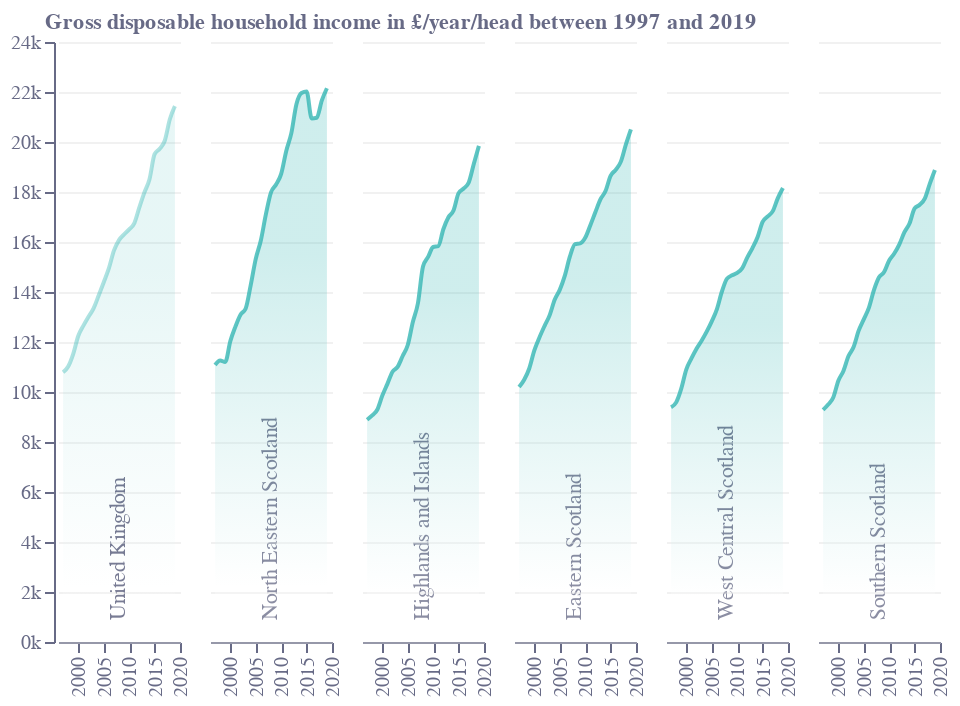

The notebook cell this image was saved under:
### Code cell
base = (
    alt.Chart(f4)
    .encode(
        x=alt.X(
            "year:Q",
            sort=[],
            axis=alt.Axis(
                grid=False,
                titleAlign="center",
                titleAnchor="middle",
                title="",
                format=".0f",
                titleY=-15,
                titleX=207,
                labelColor=colors["eco-gray"],
                titleColor=colors["eco-gray"],
                tickColor=colors["eco-gray"],
                domainColor=colors["eco-gray"],
                tickCount=4,
                orient="bottom",
                labelAngle=270,
            ),
        ),
        tooltip="tooltip:N",
    )
    .transform_calculate(
        tooltip="datum.region+' | '+datum.year+' | '+datum.gdhi_per_head+ ' £/year/head'"
    )
)
line = (
    base.mark_area(
        interpolate="monotone",
        fillOpacity=0.3,
        line={"color": colors["eco-turquiose"]},
        color=alt.Gradient(
            gradient="linear",
            stops=[
                alt.GradientStop(color=colors["eco-turquiose"], offset=0.7),
                alt.GradientStop(color="white", offset=0.1),
            ],
            x1=1,
            x2=1,
            y1=1,
            y2=0,
        ),
    )
    .encode(
        y=alt.Y(
            "gdhi_per_head:Q",
            sort=[],
            axis=alt.Axis(
                grid=True,
                gridOpacity=0.4,
                title="Gross disposable household income in £/year/head between 1997 and 2019",
                titleX=-5,
                titleY=-5,
                titleBaseline="bottom",
                titleAngle=0,
                format="s",
                titleAlign="left",
                labelColor=colors["eco-gray"],
                titleColor=colors["eco-gray"],
                tickColor=colors["eco-gray"],
                domainColor=colors["eco-gray"],
            ),
        ),
        opacity=alt.Opacity("x:Q", scale=alt.Scale(domain=[0, 1]), legend=None),
        column=alt.Column(
            "region:N",
            sort=[],
            spacing=11,
            header=alt.Header(
                labelAngle=270,
                labelPadding=-38,
                labelAlign="left",
                labelColor=colors["eco-gray"],
                labelFontSize=11,
                title="",
                labelOrient="bottom",
            ),
        ),
    )
    .transform_calculate(x="datum.itl=='UK'?0.2:1")
)
layer1 = (
    ((line).properties(height=300, width=61))
    .configure_view(stroke=None)
    .properties(title="")
)
layer1.save("visualisation/" + f + ".json")
layer1.save("visualisation/" + f + ".png")
open("README.md", "a").write(readme)
layer1

### Figure 1 — Vega-Lite specification as saved in the notebook (floating-point values rounded to 4 significant figures; data arrays with more than 128 entries replaced by an {"elided": "..."} marker saying what was removed)
{"config": {"view": {"continuousWidth": 400, "continuousHeight": 300, "stroke": null}}, "data": {"name": "data-4d3b11e2c00e41c70ae03a733e4941a7"}, "mark": {"type": "area", "color": {"gradient": "linear", "stops": [{"color": "#36B7B4", "offset": 0.7}, {"color": "white", "offset": 0.1}], "x1": 1, "x2": 1, "y1": 1, "y2": 0}, "fillOpacity": 0.3, "interpolate": "monotone", "line": {"color": "#36B7B4"}}, "encoding": {"column": {"type": "nominal", "field": "region", "header": {"labelAlign": "left", "labelAngle": 270, "labelColor": "#676A86", "labelFontSize": 11, "labelOrient": "bottom", "labelPadding": -38, "title": ""}, "sort": [], "spacing": 11}, "opacity": {"type": "quantitative", "field": "x", "legend": null, "scale": {"domain": [0, 1]}}, "tooltip": {"type": "nominal", "field": "tooltip"}, "x": {"type": "quantitative", "axis": {"domainColor": "#676A86", "format": ".0f", "grid": false, "labelAngle": 270, "labelColor": "#676A86", "orient": "bottom", "tickColor": "#676A86", "tickCount": 4, "title": "", "titleAlign": "center", "titleAnchor": "middle", "titleColor": "#676A86", "titleX": 207, "titleY": -15}, "field": "year", "sort": []}, "y": {"type": "quantitative", "axis": {"domainColor": "#676A86", "format": "s", "grid": true, "gridOpacity": 0.4, "labelColor": "#676A86", "tickColor": "#676A86", "title": "Gross disposable household income in £/year/head between 1997 and 2019", "titleAlign": "left", "titleAngle": 0, "titleBaseline": "bottom", "titleColor": "#676A86", "titleX": -5, "titleY": -5}, "field": "gdhi_per_head", "sort": []}}, "height": 300, "title": "", "transform": [{"calculate": "datum.region+' | '+datum.year+' | '+datum.gdhi_per_head+ ' £/year/head'", "as": "tooltip"}, {"calculate": "datum.itl=='UK'?0.2:1", "as": "x"}], "width": 61, "$schema": "https://vega.github.io/schema/vega-lite/v4.8.1.json", "datasets": {"data-4d3b11e2c00e41c70ae03a733e4941a7": {"elided": "138 records"}}}
